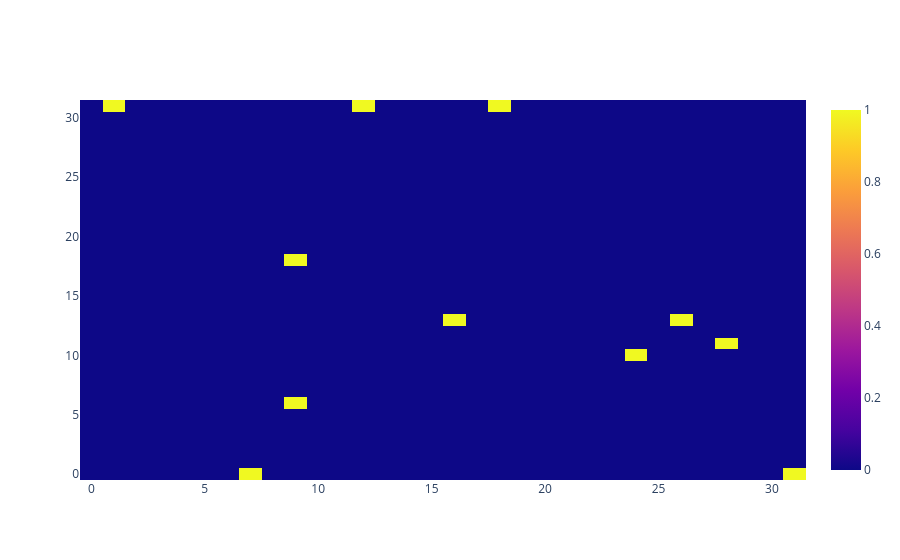

Notebook cell for this chart:
### Code cell
heatmap = go.Heatmap(z=(prefix_matching.mean(dim=0)>0.5).int().cpu().numpy())
fig = go.Figure(data=heatmap)
fig.show()

### Figure 1 — Plotly figure (JSON) as saved in the notebook; plotly's stock layout.template omitted (floating-point values rounded to 4 significant figures; data arrays with more than 128 entries replaced by an {"elided": "..."} marker saying what was removed)
{"data": [{"type": "heatmap", "z": {"elided": "32x32 int values"}}], "layout": {}}
